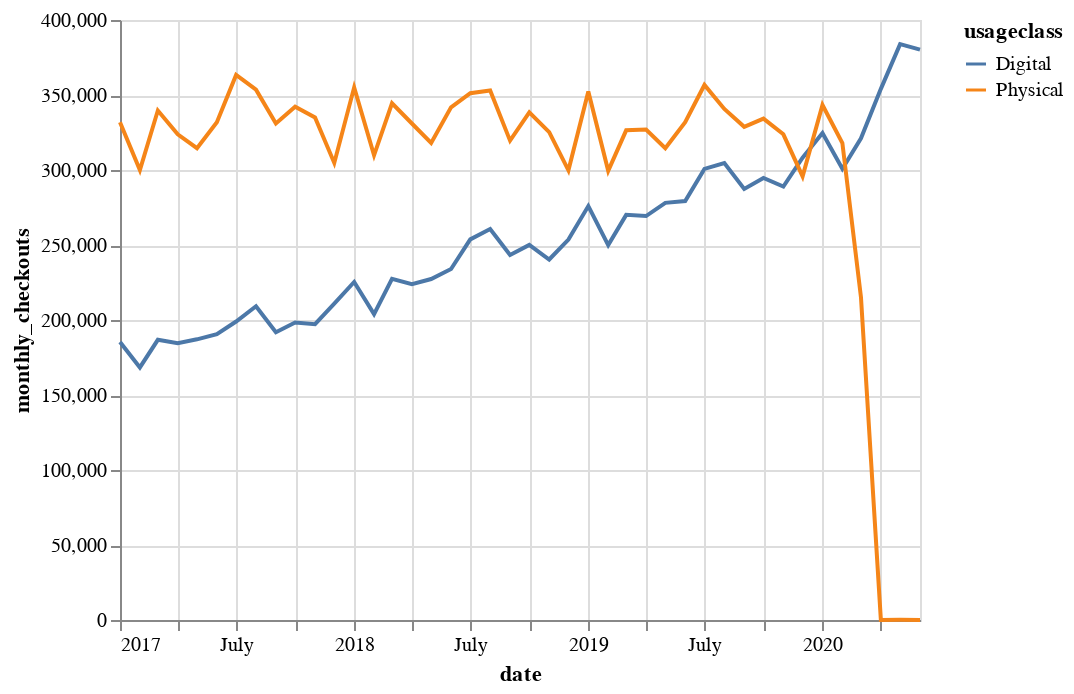

The notebook cell saved with this chart:
### Code cell
alt.Chart(df).mark_line().encode(
    x='date',
    y='monthly_checkouts',
    color='usageclass'
)

### Figure 1 — Vega-Lite specification as saved in the notebook (floating-point values rounded to 4 significant figures)
{"config": {"view": {"continuousWidth": 400, "continuousHeight": 300}}, "data": {"name": "data-ecd078736220160b4bb92e2dc5c6be17"}, "mark": "line", "encoding": {"color": {"type": "nominal", "field": "usageclass"}, "x": {"type": "temporal", "field": "date"}, "y": {"type": "quantitative", "field": "monthly_checkouts"}}, "$schema": "https://vega.github.io/schema/vega-lite/v4.8.1.json", "datasets": {"data-ecd078736220160b4bb92e2dc5c6be17": [{"usageclass": "Digital", "checkoutmonth": 3, "checkoutyear": 2020, "monthly_checkouts": 321092, "date": "2020-03-01T00:00:00"}, {"usageclass": "Digital", "checkoutmonth": 1, "checkoutyear": 2020, "monthly_checkouts": 324650, "date": "2020-01-01T00:00:00"}, {"usageclass": "Physical", "checkoutmonth": 9, "checkoutyear": 2018, "monthly_checkouts": 319587, "date": "2018-09-01T00:00:00"}, {"usageclass": "Digital", "checkoutmonth": 9, "checkoutyear": 2017, "monthly_checkouts": 191778, "date": "2017-09-01T00:00:00"}, {"usageclass": "Physical", "checkoutmonth": 6, "checkoutyear": 2020, "monthly_checkouts": 43, "date": "2020-06-01T00:00:00"}, {"usageclass": "Digital", "checkoutmonth": 4, "checkoutyear": 2020, "monthly_checkouts": 354090, "date": "2020-04-01T00:00:00"}, {"usageclass": "Physical", "checkoutmonth": 9, "checkoutyear": 2019, "monthly_checkouts": 328773, "date": "2019-09-01T00:00:00"}, {"usageclass": "Digital", "checkoutmonth": 5, "checkoutyear": 2018, "monthly_checkouts": 227328, "date": "2018-05-01T00:00:00"}, {"usageclass": "Physical", "checkoutmonth": 5, "checkoutyear": 2017, "monthly_checkouts": 314535, "date": "2017-05-01T00:00:00"}, {"usageclass": "Digital", "checkoutmonth": 5, "checkoutyear": 2019, "monthly_checkouts": 278086, "date": "2019-05-01T00:00:00"}, {"usageclass": "Physical", "checkoutmonth": 8, "checkoutyear": 2017, "monthly_checkouts": 353581, "date": "2017-08-01T00:00:00"}, {"usageclass": "Digital", "checkoutmonth": 8, "checkoutyear": 2018, "monthly_checkouts": 260651, "date": "2018-08-01T00:00:00"}, {"usageclass": "Physical", "checkoutmonth": 2, "checkoutyear": 2020, "monthly_checkouts": 317946, "date": "2020-02-01T00:00:00"}, {"usageclass": "Digital", "checkoutmonth": 8, "checkoutyear": 2019, "monthly_checkouts": 304575, "date": "2019-08-01T00:00:00"}, {"usageclass": "Digital", "checkoutmonth": 10, "checkoutyear": 2019, "monthly_checkouts": 294671, "date": "2019-10-01T00:00:00"}, {"usageclass": "Digital", "checkoutmonth": 7, "checkoutyear": 2019, "monthly_checkouts": 300752, "date": "2019-07-01T00:00:00"}, {"usageclass": "Digital", "checkoutmonth": 5, "checkoutyear": 2020, "monthly_checkouts": 383934, "date": "2020-05-01T00:00:00"}, {"usageclass": "Physical", "checkoutmonth": 7, "checkoutyear": 2017, "monthly_checkouts": 363403, "date": "2017-07-01T00:00:00"}, {"usageclass": "Digital", "checkoutmonth": 7, "checkoutyear": 2018, "monthly_checkouts": 253747, "date": "2018-07-01T00:00:00"}, {"usageclass": "Digital", "checkoutmonth": 10, "checkoutyear": 2018, "monthly_checkouts": 250071, "date": "2018-10-01T00:00:00"}, {"usageclass": "Physical", "checkoutmonth": 10, "checkoutyear": 2017, "monthly_checkouts": 342200, "date": "2017-10-01T00:00:00"}, {"usageclass": "Digital", "checkoutmonth": 6, "checkoutyear": 2017, "monthly_checkouts": 190590, "date": "2017-06-01T00:00:00"}, {"usageclass": "Physical", "checkoutmonth": 4, "checkoutyear": 2017, "monthly_checkouts": 323798, "date": "2017-04-01T00:00:00"}, {"usageclass": "Digital", "checkoutmonth": 12, "checkoutyear": 2018, "monthly_checkouts": 253629, "date": "2018-12-01T00:00:00"}, {"usageclass": "Physical", "checkoutmonth": 12, "checkoutyear": 2017, "monthly_checkouts": 304713, "date": "2017-12-01T00:00:00"}, {"usageclass": "Physical", "checkoutmonth": 6, "checkoutyear": 2018, "monthly_checkouts": 341825, "date": "2018-06-01T00:00:00"}, {"usageclass": "Digital", "checkoutmonth": 4, "checkoutyear": 2018, "monthly_checkouts": 223897, "date": "2018-04-01T00:00:00"}, {"usageclass": "Physical", "checkoutmonth": 6, "checkoutyear": 2019, "monthly_checkouts": 331914, "date": "2019-06-01T00:00:00"}, {"usageclass": "Digital", "checkoutmonth": 4, "checkoutyear": 2019, "monthly_checkouts": 269302, "date": "2019-04-01T00:00:00"}, {"usageclass": "Digital", "checkoutmonth": 12, "checkoutyear": 2019, "monthly_checkouts": 308176, "date": "2019-12-01T00:00:00"}, {"usageclass": "Physical", "checkoutmonth": 2, "checkoutyear": 2018, "monthly_checkouts": 309813, "date": "2018-02-01T00:00:00"}, {"usageclass": "Digital", "checkoutmonth": 2, "checkoutyear": 2017, "monthly_checkouts": 168370, "date": "2017-02-01T00:00:00"}, {"usageclass": "Physical", "checkoutmonth": 2, "checkoutyear": 2019, "monthly_checkouts": 299465, "date": "2019-02-01T00:00:00"}, {"usageclass": "Physical", "checkoutmonth": 11, "checkoutyear": 2018, "monthly_checkouts": 325249, "date": "2018-11-01T00:00:00"}, {"usageclass": "Digital", "checkoutmonth": 11, "checkoutyear": 2017, "monthly_checkouts": 197227, "date": "2017-11-01T00:00:00"}, {"usageclass": "Physical", "checkoutmonth": 11, "checkoutyear": 2019, "monthly_checkouts": 323796, "date": "2019-11-01T00:00:00"}, {"usageclass": "Physical", "checkoutmonth": 1, "checkoutyear": 2017, "monthly_checkouts": 331830, "date": "2017-01-01T00:00:00"}, {"usageclass": "Digital", "checkoutmonth": 1, "checkoutyear": 2018, "monthly_checkouts": 225361, "date": "2018-01-01T00:00:00"}, {"usageclass": "Physical", "checkoutmonth": 3, "checkoutyear": 2017, "monthly_checkouts": 339645, "date": "2017-03-01T00:00:00"}, {"usageclass": "Digital", "checkoutmonth": 3, "checkoutyear": 2018, "monthly_checkouts": 227451, "date": "2018-03-01T00:00:00"}, {"usageclass": "Digital", "checkoutmonth": 3, "checkoutyear": 2019, "monthly_checkouts": 270097, "date": "2019-03-01T00:00:00"}, {"usageclass": "Digital", "checkoutmonth": 1, "checkoutyear": 2019, "monthly_checkouts": 275985, "date": "2019-01-01T00:00:00"}, {"usageclass": "Digital", "checkoutmonth": 2, "checkoutyear": 2020, "monthly_checkouts": 300871, "date": "2020-02-01T00:00:00"}, {"usageclass": "Digital", "checkoutmonth": 8, "checkoutyear": 2017, "monthly_checkouts": 209142, "date": "2017-08-01T00:00:00"}, {"usageclass": "Physical", "checkoutmonth": 8, "checkoutyear": 2018, "monthly_checkouts": 352977, "date": "2018-08-01T00:00:00"}, {"usageclass": "Physical", "checkoutmonth": 8, "checkoutyear": 2019, "monthly_checkouts": 340723, "date": "2019-08-01T00:00:00"}, {"usageclass": "Physical", "checkoutmonth": 5, "checkoutyear": 2018, "monthly_checkouts": 318049, "date": "2018-05-01T00:00:00"}, {"usageclass": "Digital", "checkoutmonth": 5, "checkoutyear": 2017, "monthly_checkouts": 187126, "date": "2017-05-01T00:00:00"}, {"usageclass": "Physical", "checkoutmonth": 5, "checkoutyear": 2019, "monthly_checkouts": 314565, "date": "2019-05-01T00:00:00"}, {"usageclass": "Digital", "checkoutmonth": 6, "checkoutyear": 2020, "monthly_checkouts": 380269, "date": "2020-06-01T00:00:00"}, {"usageclass": "Physical", "checkoutmonth": 4, "checkoutyear": 2020, "monthly_checkouts": 70, "date": "2020-04-01T00:00:00"}, {"usageclass": "Digital", "checkoutmonth": 9, "checkoutyear": 2018, "monthly_checkouts": 243301, "date": "2018-09-01T00:00:00"}, {"usageclass": "Physical", "checkoutmonth": 9, "checkoutyear": 2017, "monthly_checkouts": 331058, "date": "2017-09-01T00:00:00"}, {"usageclass": "Digital", "checkoutmonth": 9, "checkoutyear": 2019, "monthly_checkouts": 287419, "date": "2019-09-01T00:00:00"}, {"usageclass": "Physical", "checkoutmonth": 1, "checkoutyear": 2020, "monthly_checkouts": 343328, "date": "2020-01-01T00:00:00"}, {"usageclass": "Physical", "checkoutmonth": 3, "checkoutyear": 2020, "monthly_checkouts": 215128, "date": "2020-03-01T00:00:00"}, {"usageclass": "Digital", "checkoutmonth": 3, "checkoutyear": 2017, "monthly_checkouts": 186795, "date": "2017-03-01T00:00:00"}, {"usageclass": "Physical", "checkoutmonth": 3, "checkoutyear": 2018, "monthly_checkouts": 344487, "date": "2018-03-01T00:00:00"}, {"usageclass": "Digital", "checkoutmonth": 1, "checkoutyear": 2017, "monthly_checkouts": 185376, "date": "2017-01-01T00:00:00"}, {"usageclass": "Physical", "checkoutmonth": 1, "checkoutyear": 2018, "monthly_checkouts": 355101, "date": "2018-01-01T00:00:00"}, {"usageclass": "Physical", "checkoutmonth": 1, "checkoutyear": 2019, "monthly_checkouts": 352288, "date": "2019-01-01T00:00:00"}, {"usageclass": "Physical", "checkoutmonth": 3, "checkoutyear": 2019, "monthly_checkouts": 326457, "date": "2019-03-01T00:00:00"}, {"usageclass": "Digital", "checkoutmonth": 11, "checkoutyear": 2018, "monthly_checkouts": 240341, "date": "2018-11-01T00:00:00"}, {"usageclass": "Physical", "checkoutmonth": 11, "checkoutyear": 2017, "monthly_checkouts": 335034, "date": "2017-11-01T00:00:00"}, {"usageclass": "Digital", "checkoutmonth": 11, "checkoutyear": 2019, "monthly_checkouts": 289002, "date": "2019-11-01T00:00:00"}, {"usageclass": "Digital", "checkoutmonth": 2, "checkoutyear": 2018, "monthly_checkouts": 203892, "date": "2018-02-01T00:00:00"}, {"usageclass": "Physical", "checkoutmonth": 2, "checkoutyear": 2017, "monthly_checkouts": 299992, "date": "2017-02-01T00:00:00"}, {"usageclass": "Digital", "checkoutmonth": 2, "checkoutyear": 2019, "monthly_checkouts": 249946, "date": "2019-02-01T00:00:00"}, {"usageclass": "Physical", "checkoutmonth": 6, "checkoutyear": 2017, "monthly_checkouts": 331804, "date": "2017-06-01T00:00:00"}, {"usageclass": "Digital", "checkoutmonth": 4, "checkoutyear": 2017, "monthly_checkouts": 184500, "date": "2017-04-01T00:00:00"}, {"usageclass": "Physical", "checkoutmonth": 12, "checkoutyear": 2018, "monthly_checkouts": 299789, "date": "2018-12-01T00:00:00"}, {"usageclass": "Digital", "checkoutmonth": 12, "checkoutyear": 2017, "monthly_checkouts": 210896, "date": "2017-12-01T00:00:00"}, {"usageclass": "Digital", "checkoutmonth": 6, "checkoutyear": 2018, "monthly_checkouts": 233988, "date": "2018-06-01T00:00:00"}, {"usageclass": "Physical", "checkoutmonth": 4, "checkoutyear": 2018, "monthly_checkouts": 330988, "date": "2018-04-01T00:00:00"}, {"usageclass": "Digital", "checkoutmonth": 6, "checkoutyear": 2019, "monthly_checkouts": 279311, "date": "2019-06-01T00:00:00"}, {"usageclass": "Physical", "checkoutmonth": 4, "checkoutyear": 2019, "monthly_checkouts": 326988, "date": "2019-04-01T00:00:00"}, {"usageclass": "Physical", "checkoutmonth": 12, "checkoutyear": 2019, "monthly_checkouts": 295736, "date": "2019-12-01T00:00:00"}, {"usageclass": "Physical", "checkoutmonth": 7, "checkoutyear": 2019, "monthly_checkouts": 356688, "date": "2019-07-01T00:00:00"}, {"usageclass": "Physical", "checkoutmonth": 5, "checkoutyear": 2020, "monthly_checkouts": 87, "date": "2020-05-01T00:00:00"}, {"usageclass": "Physical", "checkoutmonth": 10, "checkoutyear": 2019, "monthly_checkouts": 334295, "date": "2019-10-01T00:00:00"}, {"usageclass": "Physical", "checkoutmonth": 10, "checkoutyear": 2018, "monthly_checkouts": 338497, "date": "2018-10-01T00:00:00"}, {"usageclass": "Digital", "checkoutmonth": 10, "checkoutyear": 2017, "monthly_checkouts": 198296, "date": "2017-10-01T00:00:00"}, {"usageclass": "Digital", "checkoutmonth": 7, "checkoutyear": 2017, "monthly_checkouts": 198990, "date": "2017-07-01T00:00:00"}, {"usageclass": "Physical", "checkoutmonth": 7, "checkoutyear": 2018, "monthly_checkouts": 351207, "date": "2018-07-01T00:00:00"}]}}
